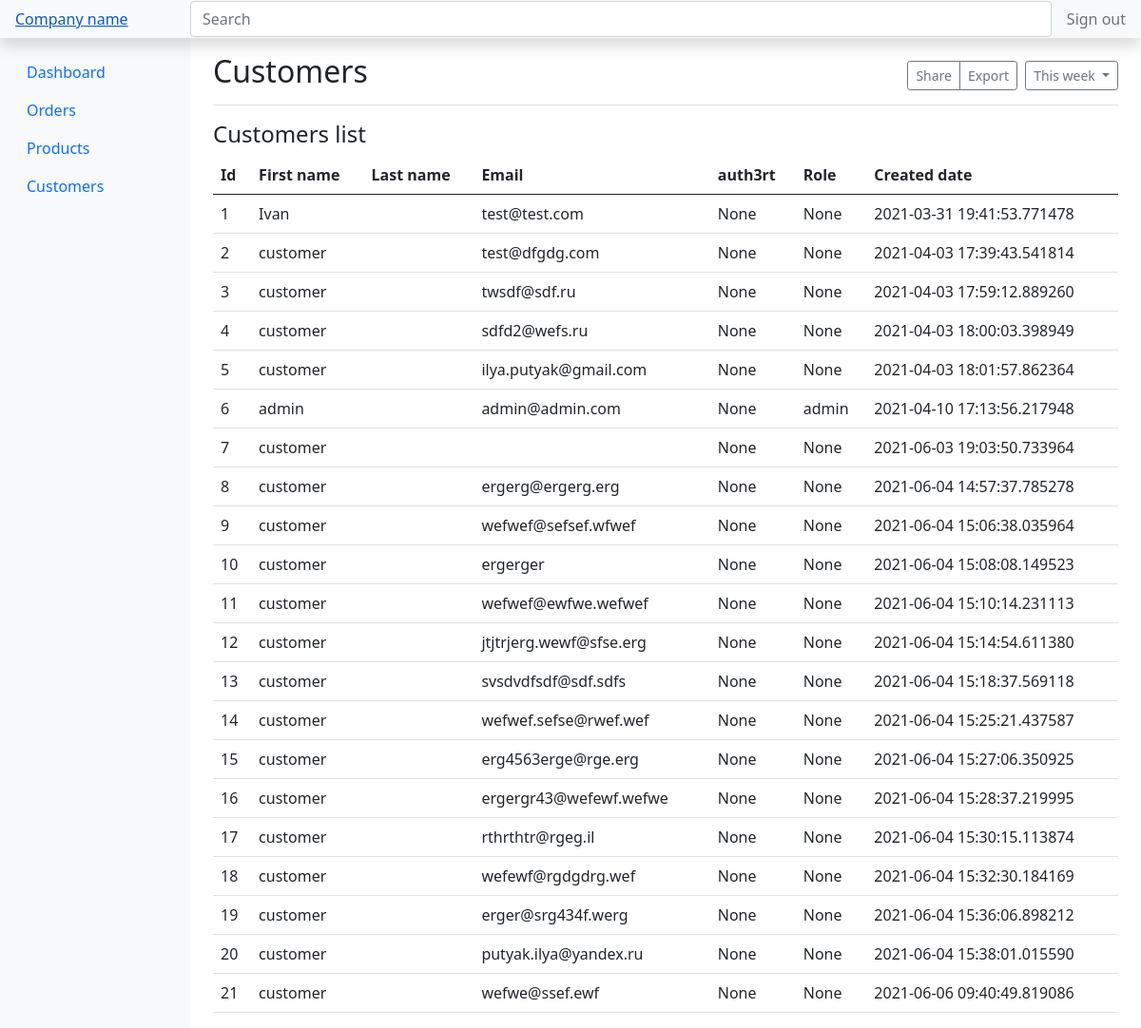
The page /admin/customers (signed in) on the database as committed earlier.
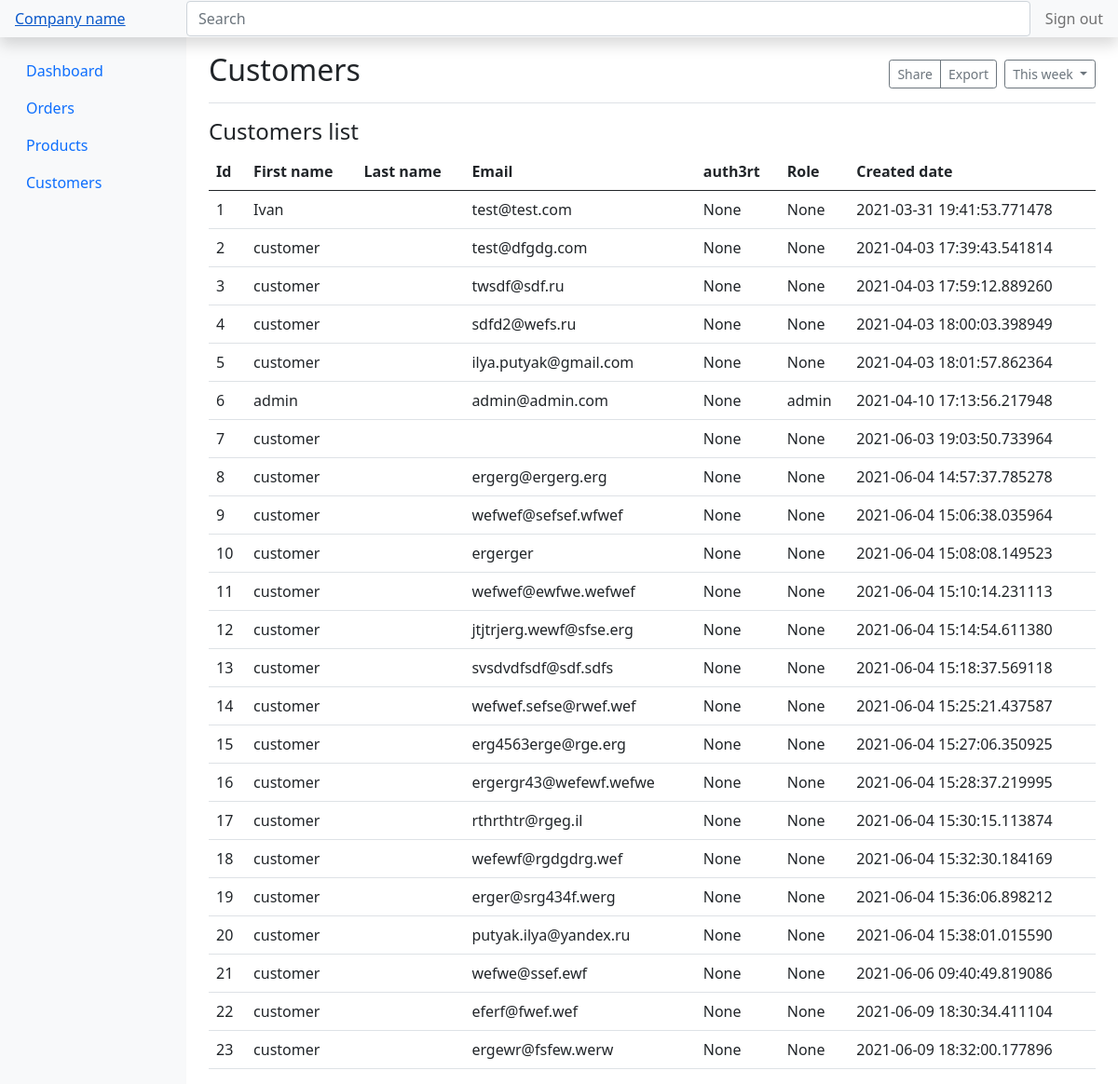
The same page on the database as committed later.
### app.py (models this page shows)
class Customer(db.Model):
    __tablename__ = 'customers'
    id = db.Column(db.Integer, primary_key=True)
    firstname = db.Column(db.String, nullable=False)
    lastname = db.Column(db.String, nullable=True)
    email = db.Column(db.String, nullable=False, unique=True)
    password = db.Column(db.String, nullable=True)
    auth3rt = db.Column(db.String, nullable=True)
    role = db.Column(db.String, nullable=True)
    cdate = db.Column(db.DateTime, default=datetime.datetime.utcnow)

### app.py (the view)
@app.route('/admin/customers')
def admin_customers():
    try:
        session['auth_admin']
        query_customers = Customer.query.all()
        customers = []
        for i in query_customers:
            customers.append(dict(id=i.id, firstname=i.firstname, email=i.email, password=i.password, auth3rt=i.auth3rt, role=i.role, cdate=i.cdate))
        return render_template('admin_customers.html', customers=customers)
    except:
        return render_template('admin_dashboard.html', memo='memo')

### templates/admin_customers.html (shortened to what this page needs)
<!doctype html>
<html lang="en">
<head>
    <link href="https://getbootstrap.com/docs/5.0/dist/css/bootstrap.min.css" rel="stylesheet"
>
    <link href="https://getbootstrap.com/docs/5.0/examples/dashboard/dashboard.css" rel="stylesheet">
</head>
<body>
<header class="navbar navbar-light sticky-top bg-light flex-md-nowrap p-0 shadow">
    <a class="navbar navbar-light sticky-top bg-light col-md-3 col-lg-2 me-0 px-3" href="#">Company name</a>
    <input class="form-control form-control-dark w-100" type="text" placeholder="Search" aria-label="Search">
    <ul class="navbar-nav px-3">
        <li class="nav-item text-nowrap">
            <a class="nav-link" href="/delete-admin-auth/">Sign out</a>
        </li>
    </ul>
</header>
<div class="container-fluid">
    <div class="row">
        <nav id="sidebarMenu" class="col-md-3 col-lg-2 d-md-block bg-light sidebar collapse">
            <div class="position-sticky pt-3">
                <ul class="nav flex-column">
                    <li class="nav-item">
                        <a class="nav-link" href="/admin/dashboard">
                            Dashboard
                        </a>
                    </li>
                    <li class="nav-item">
                        <a class="nav-link" href="/admin/orders">
                            Orders
                        </a>
                    </li>
                    <li class="nav-item">
                        <a class="nav-link" href="/admin/products">
                            Products
                        </a>
                    </li>
                    <li class="nav-item">
                        <a class="nav-link active" aria-current="page" href="/admin/customers">
                            Customers
                        </a>
                    </li>
                </ul>
            </div>
        </nav>
        <main class="col-md-9 ms-sm-auto col-lg-10 px-md-4">
            <div class="d-flex justify-content-between flex-wrap flex-md-nowrap align-items-center pt-3 pb-2 mb-3 border-bottom">
                <h1 class="h2">Customers</h1>
                <div class="btn-toolbar mb-2 mb-md-0">
                    <div class="btn-group me-2">
                        <button type="button" class="btn btn-sm btn-outline-secondary">Share</button>
                        <button type="button" class="btn btn-sm btn-outline-secondary">Export</button>
                    </div>
                    <button type="button" class="btn btn-sm btn-outline-secondary dropdown-toggle">
                        This week
                    </button>
                </div>
            </div>
            <h4>Customers list</h4>
            <div class="table-responsive">
                <table class="table table-hover">
                    <thead>
                    <tr>
                        <th>Id</th>
                        <th>First name</th>
                        <th>Last name</th>
                        <th>Email</th>
                        <th>auth3rt</th>
                        <th>Role</th>
                        <th>Created date</th>
                    </tr>
                    </thead>
                    <tbody>
                    {% for i in customers %}
                    <tr data-toggle="modal" data-target="#{{ i.id }}">
                        <td>{{ i.id }}</td>
                        <td>{{ i.firstname }}</td>
                        <td>{{ i.lastname }}</td>
                        <td>{{ i.email }}</td>
                        <td>{{ i.auth3rt }}</td>
                        <td>{{ i.role }}</td>
                        <td>{{ i.cdate }}</td>
                    </tr>
                    {% endfor %}
                    </tbody>
                </table>
            </div>
        </main>
    </div>
</div>
</body>
</html>

Rows that differ between the two databases and show on the page:
added Customer: id "22", firstname "customer", email "eferf@fwef.wef", auth3rt "None", role "None", cdate "2021-06-09 18:30:34.411104"
added Customer: id "23", firstname "customer", email "ergewr@fsfew.werw", auth3rt "None", role "None", cdate "2021-06-09 18:32:00.177896"
